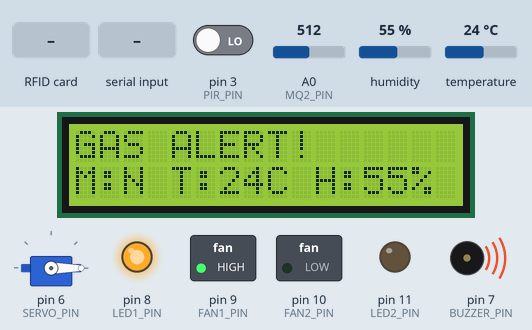
A sketch run on a simulated Arduino Mega 2560, built with avr-gcc and run on an emulated ATmega2560. Parts: servo, 16×2 character LCD, switched loads named in the sketch (green lamp = pin HIGH), output pins drawn as LEDs (lit = HIGH), buzzer (waves = sounding, pin HIGH). The test bench sets the inputs (shaded band); at power-on: pin 3 (PIR_PIN) LOW, A0 (MQ2_PIN) = 512, humidity 55 %, temperature 24 °C. Pins used as bus, display or sensor lines are not drawn; what the sketch prints to the serial monitor is not drawn.

Above: at 2.8 s.
2.9 s: pin 3 (PIR_PIN) driven HIGH
At 3.7 s:
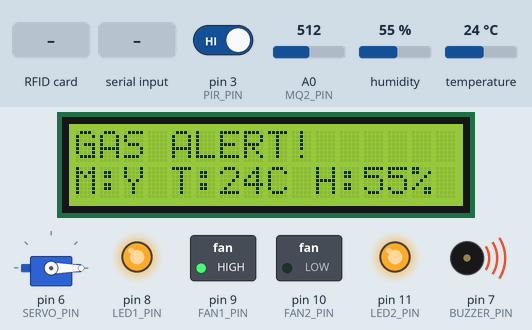
4.4 s: A0 (MQ2_PIN) set to 308
13.6 s: A0 (MQ2_PIN) set to 283
At 14.4 s:
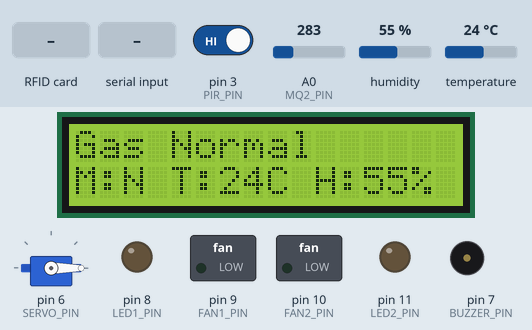
15.1 s: RFID card 83 2F 88 F7 held to the reader
At 16.6 s:
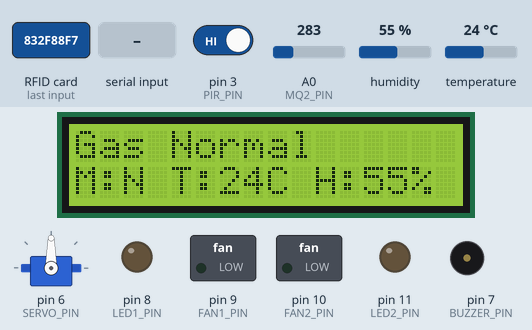
19.6 s: "LED1:90\n" received over the second serial link
At 20.7 s:
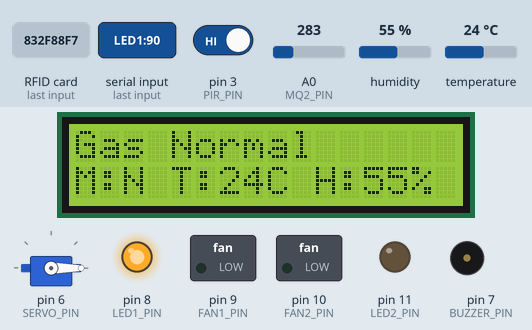
21.1 s: "FAN1:90\n" received over the second serial link
At 22.0 s:
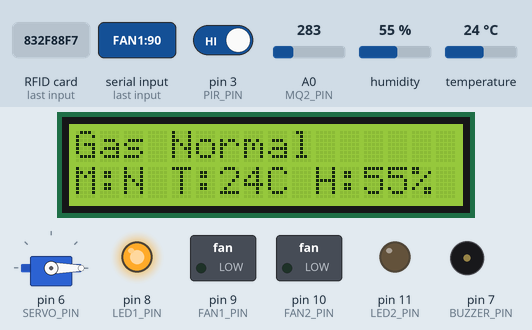
Timing chart, 0 to 23.6 s (numbered marks = the images above; inputs shaded):
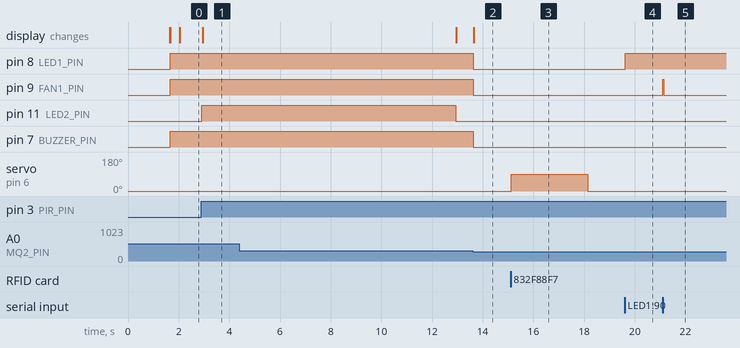

Measured:
- the behaviour switches between 301 and 300 on A0 (MQ2_PIN) (found by bisection; images 1 and 2)
- after the input at 2.9 s, pin 11 (LED2_PIN): LOW → HIGH at once; the display: changes at once (image 1)
- after the input at 13.6 s, pin 8 (LED1_PIN), pin 9 (FAN1_PIN), pin 7 (BUZZER_PIN): HIGH → LOW at once; the display: changes after 0.05 s (image 2)
- after the input at 15.1 s, servo on pin 6 (SERVO_PIN): 0° → 90° at once, → 0° 3.0 s later
- after the input at 19.6 s, pin 8 (LED1_PIN): LOW → HIGH at once
- after the input at 21.1 s, pin 9 (FAN1_PIN): LOW → HIGH at once, → LOW 0.03 s later

The sketch:

smart-mega.ino
```cpp
// ----------------- Arduino Mega (Master sensors + actuators) -----------------
#include <DHT.h>
#include <Wire.h>
#include <LiquidCrystal_I2C.h>
#include <SPI.h>
#include <MFRC522.h>
#include <Servo.h>

#define SS_PIN 53
#define RST_PIN 5
#define SERVO_PIN 6

MFRC522 rfid(SS_PIN, RST_PIN);
Servo myServo;

#define MQ2_PIN A0
#define LED1_PIN 8
#define LED2_PIN 11
#define FAN1_PIN 9
#define FAN2_PIN 10
#define BUZZER_PIN 7
#define PIR_PIN 3
#define DHT_PIN 4
#define DHT_TYPE DHT11

LiquidCrystal_I2C lcd(0x27,16,2);
DHT dht(DHT_PIN, DHT_TYPE);

// variables for display and sensors
int gasValueGlobal = 0;
float lastTemp = NAN;
float lastHum  = NAN;
bool motionState = false;

// timing
unsigned long led2OnMillis = 0;
const unsigned long led2Timeout = 10000UL; // 10 seconds
bool led2On = false;

int prevPirState = LOW;
unsigned long lastSensorSend = 0;
const unsigned long sendInterval = 2000UL; // every 2s send sensor data

// gas threshold
int mqThreshold = 300;

// fan control hysteresis
float tempThreshold = 21.0;
float tempHysteresis = 1.5;
bool fan2State = false;

// servo control
bool servoOpen = false;
unsigned long servoOpenTime = 0;
const unsigned long servoOpenDuration = 3000UL; // 3s

// LED1 override (set by ESP command)
bool led1Override = false;
bool led1StateFromESP = false;

bool isAuthorized(byte *uid, byte size) {
  const byte authUID[] = { 0x83, 0x2F, 0x88, 0xF7 };
  if (size != 4) return false;
  for (byte i=0;i<4;i++) if (uid[i] != authUID[i]) return false;
  return true;
}

void setup() {
  Serial.begin(9600);    // monitor
  Serial1.begin(9600);   // communication to ESP (Serial1)
  SPI.begin();
  rfid.PCD_Init();

  myServo.attach(SERVO_PIN);
  myServo.write(0);

  pinMode(MQ2_PIN, INPUT);
  pinMode(LED1_PIN, OUTPUT);
  pinMode(LED2_PIN, OUTPUT);
  pinMode(FAN1_PIN, OUTPUT);
  pinMode(FAN2_PIN, OUTPUT);
  pinMode(BUZZER_PIN, OUTPUT);
  pinMode(PIR_PIN, INPUT);

  digitalWrite(LED1_PIN, LOW);
  digitalWrite(LED2_PIN, LOW);
  digitalWrite(FAN1_PIN, LOW);
  digitalWrite(FAN2_PIN, LOW);
  digitalWrite(BUZZER_PIN, LOW);

  dht.begin();
  lcd.init();
  lcd.backlight();
  lcd.clear();
  lcd.setCursor(0,0);
  lcd.print("System Starting...");
  delay(1500);
  lcd.clear();
}

// update second LCD line: Motion + Temp + Hum
void updateLCDLine2() {
  char buf[17]; // 16 chars + null
  const char *motionText = motionState ? "Y" : "N";

  char tbuf[6], hbuf[5];
  if (!isnan(lastTemp)) {
    dtostrf(lastTemp, 2, 0, tbuf);
  } else {
    strcpy(tbuf, "--");
  }
  if (!isnan(lastHum)) {
    dtostrf(lastHum, 2, 0, hbuf);
  } else {
    strcpy(hbuf, "--");
  }

  // format: M:Y T:26C H:45%
  snprintf(buf, sizeof(buf), "M:%s T:%sC H:%s%%", motionText, tbuf, hbuf);

  int len = strlen(buf);
  if (len < 16) {
    for (int i = len; i < 16; i++) buf[i] = ' ';
    buf[16] = '\0';
  }

  lcd.setCursor(0,1);
  lcd.print(buf);
}

void loop() {
  // process incoming commands from ESP (Serial1)
  while (Serial1.available()) {
    String cmd = Serial1.readStringUntil('\n');
    cmd.trim();
    if (cmd.length()) handleCommand(cmd);
  }

  // RFID check (non-blocking)
  checkRFID();

  // gas sensor & local actions
  checkGasSensor();

  // PIR / LED2 handling
  checkMotionSensor();

  // servo auto-close
  if (servoOpen && millis() - servoOpenTime >= servoOpenDuration) {
    myServo.write(0);
    servoOpen = false;
    Serial.println("Servo closed automatically");
    Serial1.println("SERVO:CLOSED");
  }

  // periodic sensor sending to ESP (every sendInterval)
  if (millis() - lastSensorSend >= sendInterval) {
    lastSensorSend = millis();
    sendSensorsToESP();
  }
}

// command handler (from ESP)
void handleCommand(const String &cmd) {
  Serial.print("Cmd from ESP: ");
  Serial.println(cmd);

  if (cmd.startsWith("LED1:")) {
    int v = cmd.substring(5).toInt();
    led1Override = true;
    led1StateFromESP = (v != 0);
    digitalWrite(LED1_PIN, led1StateFromESP ? HIGH : LOW);
    Serial1.print("ACK:LED1:");
    Serial1.println(v);
  }
  else if (cmd.startsWith("LED2:")) {
    int v = cmd.substring(5).toInt();
    digitalWrite(LED2_PIN, v?HIGH:LOW);
    if (v) { led2On = true; led2OnMillis = millis(); }
    Serial1.print("ACK:LED2:"); Serial1.println(v);
  }
  else if (cmd.startsWith("FAN1:")) {
    int v = cmd.substring(5).toInt();
    digitalWrite(FAN1_PIN, v?HIGH:LOW);
    Serial1.print("ACK:FAN1:"); Serial1.println(v);
  }
  else if (cmd.startsWith("FAN2:")) {
    int v = cmd.substring(5).toInt();
    digitalWrite(FAN2_PIN, v?HIGH:LOW);
    fan2State = (v==1);
    Serial1.print("ACK:FAN2:"); Serial1.println(v);
  }
  else if (cmd == "SERVO:OPEN") {
    myServo.write(90);
    servoOpen = true;
    servoOpenTime = millis();
    Serial1.println("ACK:SERVO:OPEN");
  }
  else if (cmd == "SERVO:CLOSE") {
    myServo.write(0);
    servoOpen = false;
    Serial1.println("ACK:SERVO:CLOSE");
  }
  else if (cmd.startsWith("SERVO_ANGLE:")) {
    int a = cmd.substring(12).toInt();
    a = constrain(a, 0, 180);
    myServo.write(a);
    Serial1.print("ACK:SERVO_ANGLE:"); Serial1.println(a);
  }
  else if (cmd == "CLEAR_LED1_OVERRIDE") {
    led1Override = false;
    Serial1.println("ACK:LED1_OVERRIDE_CLEARED");
  }
}

// RFID
void checkRFID() {
  if (! rfid.PICC_IsNewCardPresent()) return;
  if (! rfid.PICC_ReadCardSerial()) return;
  Serial.print("UID: ");
  for (byte i=0;i<rfid.uid.size;i++) {
    Serial.print(rfid.uid.uidByte[i], HEX);
    Serial.print(" ");
  }
  Serial.println();
  if (isAuthorized(rfid.uid.uidByte, rfid.uid.size)) {
    Serial.println("RFID: AUTHORIZED");
    myServo.write(90);
    servoOpen = true;
    servoOpenTime = millis();
    Serial1.println("RFID:AUTH");
  } else {
    Serial.println("RFID: DENIED");
    Serial1.println("RFID:DENIED");
  }
  rfid.PICC_HaltA();
  rfid.PCD_StopCrypto1();
}

// gas sensor
void checkGasSensor() {
  int gasValue = analogRead(MQ2_PIN);
  gasValueGlobal = gasValue;

  if (gasValue > mqThreshold) {
    if (!led1Override) digitalWrite(LED1_PIN, HIGH);
    digitalWrite(FAN1_PIN, HIGH);
    digitalWrite(BUZZER_PIN, HIGH);
    Serial.print("Gas Alert! Value: "); Serial.println(gasValue);

    // Line 1: GAS ALERT
    lcd.setCursor(0,0);
    lcd.print("GAS ALERT!      ");
  }
  else {
    if (!led1Override) digitalWrite(LED1_PIN, LOW);
    digitalWrite(FAN1_PIN, LOW);
    digitalWrite(BUZZER_PIN, LOW);
    Serial.print("Gas Normal. Value: "); Serial.println(gasValue);

    // Line 1: GAS NORMAL
    lcd.setCursor(0,0);
    lcd.print("Gas Normal      ");
  }
}

void checkMotionSensor() {
  int pir = digitalRead(PIR_PIN);

  if (pir != prevPirState) {
    Serial.print("PIR state changed: ");
    Serial.println(pir);
  }

  if (pir == HIGH && prevPirState == LOW) {
    Serial.println("Motion detected (rising edge)");
    digitalWrite(LED2_PIN, HIGH);
    led2On = true;
    led2OnMillis = millis();

    motionState = true;
    updateLCDLine2();

    sendTempHumToESP();
  }

  if (pir == LOW && prevPirState == HIGH) {
    Serial.println("Motion ended (falling edge)");
  }

  if (led2On && (millis() - led2OnMillis >= led2Timeout)) {
    digitalWrite(LED2_PIN, LOW);
    led2On = false;
    motionState = false;
    updateLCDLine2();
    Serial.println("LED2 turned OFF after timeout");
  }

  prevPirState = pir;
}

// immediate read/send when PIR triggers
void sendTempHumToESP() {
  float t = dht.readTemperature();
  float h = dht.readHumidity();
  if (!isnan(t)) {
    lastTemp = t;
    Serial1.print("TEMP:"); Serial1.println(t,1);
    Serial.print("TEMP:"); Serial1.println(t,1);
  } else {
    Serial1.println("TEMP:NAN");
  }
  if (!isnan(h)) {
    lastHum = h;
    Serial1.print("HUM:"); Serial1.println(h,1);
    Serial.print("HUM:"); Serial1.println(h,1);
  } else {
    Serial1.println("HUM:NAN");
  }

  updateLCDLine2();
}

void sendSensorsToESP() {
  int gas = analogRead(MQ2_PIN);
  gasValueGlobal = gas;
  Serial1.print("GAS:"); Serial1.println(gas);

  float t = dht.readTemperature();
  float h = dht.readHumidity();
  if (!isnan(t)) {
    lastTemp = t;
    Serial1.print("TEMP:"); Serial1.println(t, 1);
  } else {
    Serial1.println("TEMP:NAN");
  }
  if (!isnan(h)) {
    lastHum = h;
    Serial1.print("HUM:"); Serial1.println(h, 1);
  } else {
    Serial1.println("HUM:NAN");
  }

  updateLCDLine2();
}
```
